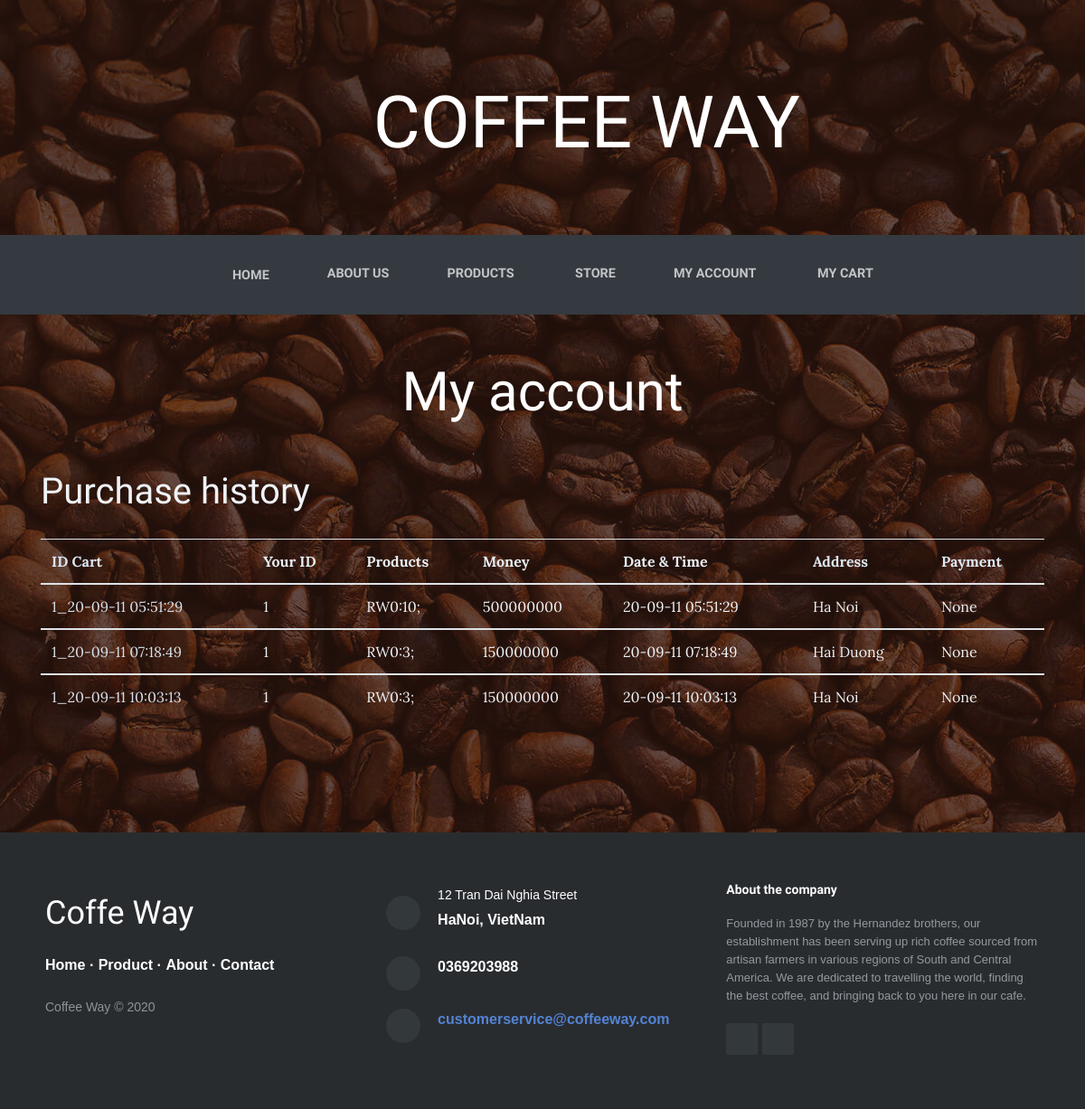
Screenshot of /alldeal (signed in) with the database file from the repository.
### customer_page/app.py (models this page shows)
class Complete(db.Model):
    __tablename__ = 'TRANSACTION'
    ID = db.Column(db.Integer, primary_key=True)
    username = db.Column(db.String(1000))
    user_id = db.Column(db.String(1000))
    product_list = db.Column(db.String(100))
    total = db.Column(db.Integer)
    date = db.Column(db.String(100))
    address = db.Column(db.String(1000))
    method = db.Column(db.String(100))

### customer_page/app.py (the view)
@app.route('/alldeal')
def alldeal():
    lst_deal = Complete.query.filter_by(user_id=current_user.get_id()).with_entities(
        Complete.ID, Complete.user_id, Complete.product_list, Complete.total, Complete.date, Complete.address, Complete.method).all()
    print("lst_deal:", lst_deal)
    return render_template("all_deal.html", alldeal=lst_deal)

### customer_page/app.py (called while the page is built)
@login_manager.user_loader
def load_user(user_id):
    return User.query.get(int(user_id))

### customer_page/templates/all_deal.html (shortened to what this page needs)
{% extends "base.html" %}
{% block content %}
    <h1 class="text-center text-white d-none d-lg-block site-heading"><span class="site-heading-lower"><i class="icon ion-coffee" style="font-size: 100px;"></i>&nbsp;coffee way</span></h1>
    <nav class="navbar navbar-light navbar-expand-lg bg-dark py-lg-4" id="mainNav" style="margin-bottom: 50px;">
        <div class="container">
            <div class="collapse navbar-collapse" id="navbarResponsive">
                <ul class="nav navbar-nav mx-auto">
                    <li class="nav-item" role="presentation"><a class="nav-link" href="/"><i class="fa fa-home" style="font-size: 20px;"></i>&nbsp; Home</a></li>
                    <li class="nav-item" role="presentation"><a class="nav-link" href="/about" style="color: rgba(255,255,255,0.7);">About us</a></li>
                    <li class="nav-item" role="presentation"><a class="nav-link" href="/products">Products</a></li>
                    <li class="nav-item" role="presentation"><a class="nav-link" href="/store">&nbsp;Store</a></li>
                    <li class="nav-item" role="presentation"><a class="nav-link" href="/myaccount">My account</a></li>
                    <li class="nav-item" role="presentation"><a class="nav-link" href="/MyCart">&nbsp;My Cart</a></li>
                </ul>
            </div>
        </div>
    </nav>
    <h1 style="color: #ffffff;font-family: Cookie, cursive;font-size: 60px;text-align: center;margin-bottom: 50px;">My account</h1>
    <section>
        <div>
            <div class="container">
                <div class="row" style="padding-bottom: 30px;">
                    <div class="col">
                        <h1 style="color: rgb(239,243,247);padding-bottom: 20px;">Purchase history</h1>
                        <div class="table-responsive">
                            <table class="table">
                                <thead>
                                    <tr>
                                        <th style="color: rgb(221,232,242);">ID Cart</th>
                                        <th style="color: rgb(233,238,242);">Your ID</th>
                                        <th style="color: rgb(233,238,242);">Products</th>
                                        <th style="color: rgb(233,238,242);">Money</th>
                                        <th style="color: rgb(233,238,242);">Date &amp; Time</th>
                                        <th style="color: rgb(221,232,242);">Address</th>
                                        <th style="color: rgb(221,232,242);">Payment</th>
                                    </tr>
                                </thead>
                                {% for deal in alldeal %}
                                <tbody>
                                    <tr>
                                        <td style="color: rgb(215,223,231);">{{deal[0]}}</td>
                                        <td style="color: rgb(238,242,245);">{{deal[1]}}</td>
                                        <td style="color: rgb(238,242,245);">{{deal[2]}}</td>
                                        <td style="color: rgb(238,242,245);">{{deal[3]}}</td>
                                        <td style="color: rgb(238,242,245);">{{deal[4]}}</td>
                                        <td style="color: rgb(238,242,245);">{{deal[5]}}</td>
                                        <td style="color: rgb(238,242,245);">{{deal[6]}}</td>
                                    </tr>
                                </tbody>
                                {% endfor %}
                            </table>
                        </div>
                    </div>
                </div>
            </div>
        </div>
    </section>
{% endblock %}

### rows the page displays
Complete: ID "1_20-09-11 05:51:29", user "1", product_list "RW0:10;", total "500000000", date "20-09-11 05:51:29", address "Ha Noi", method "None"
Complete: ID "1_20-09-11 07:18:49", user "1", product_list "RW0:3;", total "150000000", date "20-09-11 07:18:49", address "Hai Duong", method "None"
Complete: ID "1_20-09-11 10:03:13", user "1", product_list "RW0:3;", total "150000000", date "20-09-11 10:03:13", address "Ha Noi", method "None"
